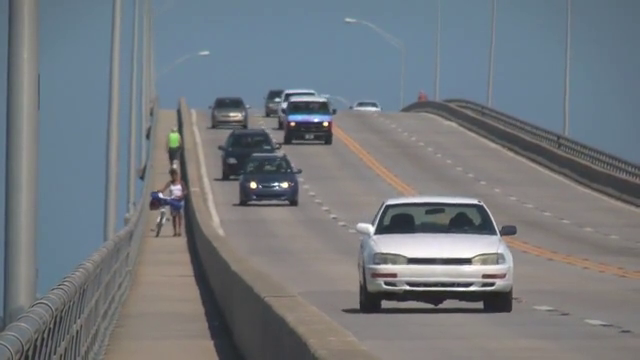
#> input picture frame 91 of video/slow_traffic_small.mp4, 640 x 360 px, given in place of TUD-Campus-raw.webm, which was not available
$ jupyter execute tp_flux_optic.ipynb   (text cells are left out)
#> lines starting #> are read from the running program, lines starting #| are printed output that depends on the picture; pictures that were not available may be replaced by others from this repository, and a replacement may not be noted
[cell 1]
import numpy as np
import cv2 as cv
from IPython.display import Video
import matplotlib.pyplot as plt

[cell 2]
#chargement de la vidéo source
cap = cv.VideoCapture("video/TUD-Campus-raw.webm")

ret, frame1 = cap.read()
#> frame1 is the input picture: shape (360, 640, 3); mean B, G, R 126.6, 121.2, 115.7

#frame precedant recuérer en niveau de gris
prvs = cv.cvtColor(frame1,cv.COLOR_BGR2GRAY)
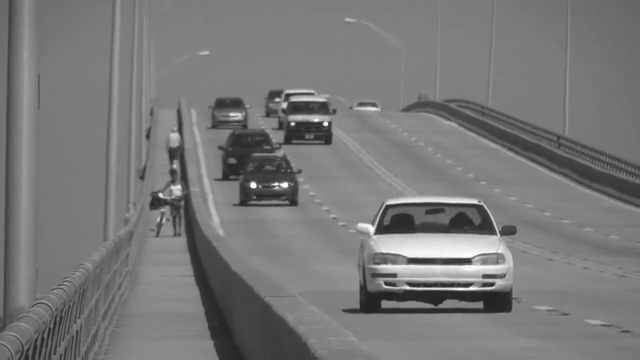
#> prvs: shape (360, 640); min 30, max 255, mean 120.1

hsv = np.zeros_like(frame1)
hsv[...,1] = 255

[cell 3]
#pour chaque frame, appliqué le calcul de flow
i=1
while(1):
    ret, frame2 = cap.read()
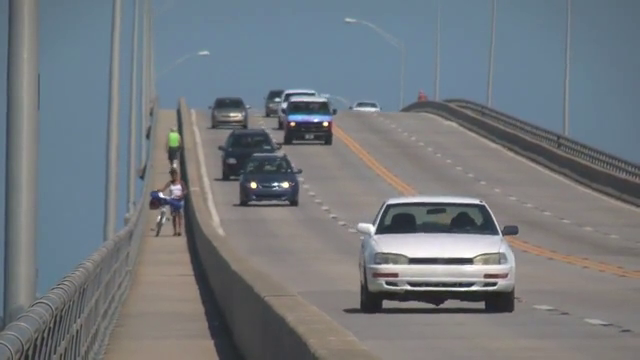
#> input picture frame 92 of video/slow_traffic_small.mp4, 640 x 360 px, given in place of TUD-Campus-raw.webm, which was not available
#> frame2 is the input picture: shape (360, 640, 3); mean B, G, R 126.3, 121.1, 115.4
    if ret==False: #s'il n'y aplus de frame, si la vidéo est a la fin, sortir de la boucle
        break
    next = cv.cvtColor(frame2,cv.COLOR_BGR2GRAY)


    #on calcul le flow à partir du frame précedant
    flow = cv.calcOpticalFlowFarneback(prvs,next, None, 0.5, 3, 10, 3,5, 0.5,0)

    #Recupération du vecteur de flow optique dense (l'angele et la magnetitude) avec la fonction cartToPolar()  d'OpenCV
    mag, ang = cv.cartToPolar(flow[...,0], flow[...,1])
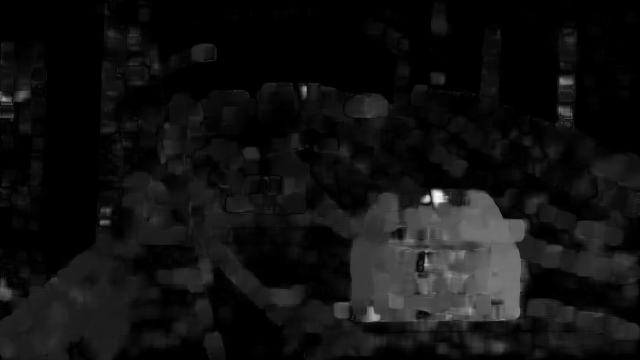
#> mag: shape (360, 640) float32; min 0, max 4.47, mean 0.308; drawn with min black and max white
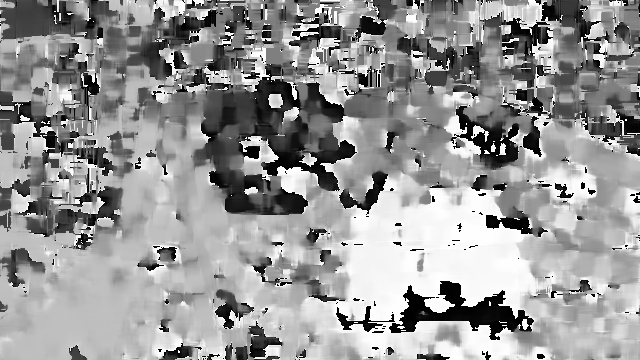
#> ang: shape (360, 640) float32; min 1.07e-14, max 6.28, mean 3.73; drawn with min black and max white

    hsv[...,0] = ang*180/np.pi/2
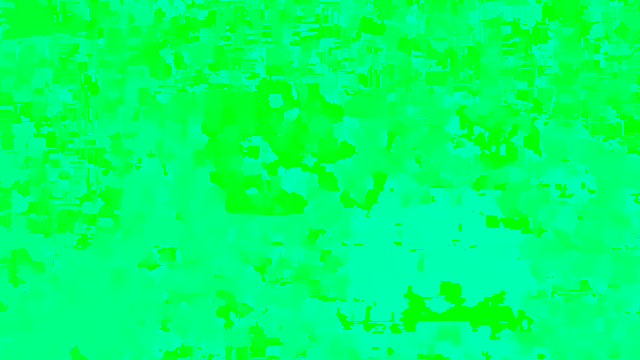
#> hsv: shape (360, 640, 3); mean of channels 0, 1, 2 106.4, 255, 0; drawn as B, G, R
    hsv[...,2] = cv.normalize(mag,None,0,255,cv.NORM_MINMAX)
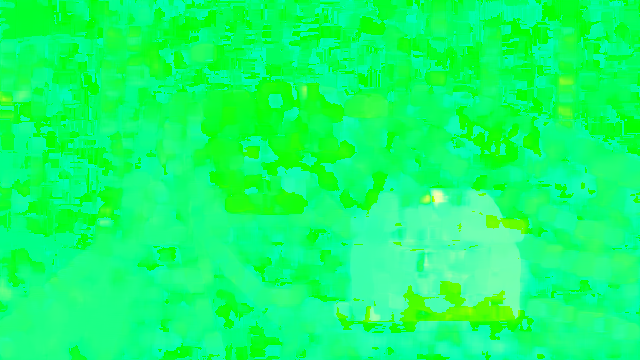
#> hsv: shape (360, 640, 3); mean of channels 0, 1, 2 106.4, 255, 17.2; drawn as B, G, R

    # Pour avoir les valeurs normalisées en nombre e ntier entre 0 et 255, nous convertissons les pixels de HSV à BGR
    bgr = cv.cvtColor(hsv,cv.COLOR_HSV2BGR)
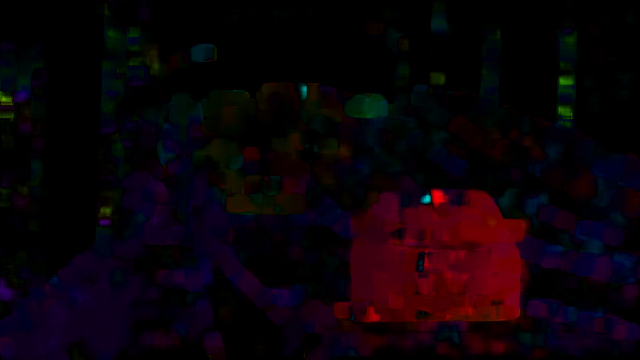
#> bgr: shape (360, 640, 3); mean B, G, R 8.4, 2.2, 11.4
    # récupréation

    numpy_horizontal = np.hstack((frame2, bgr))
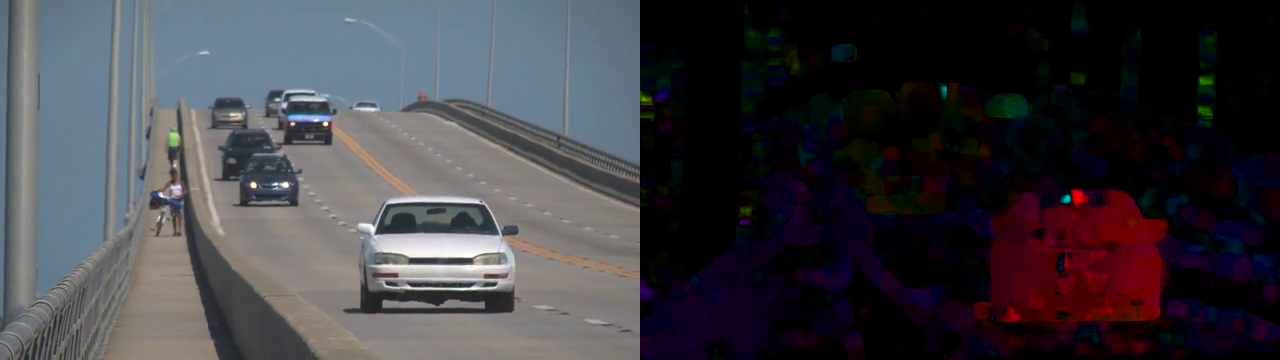
#> numpy_horizontal: shape (360, 1280, 3); mean B, G, R 67.3, 61.7, 63.4
    cv.resizeWindow('image', 120,100)
    cv.imshow('Image et ', numpy_horizontal)

    k = cv.waitKey(30) & 0xff
#> (key Esc is pressed here)

    if k == 27:
        break
    elif k == ord('s'): #nous pouvons sauvegarder le frame courant dans le reppertoir "images" en apuyant sur la lettre "s"
        cv.imwrite('images/'+ str(i)+'frame_courant.png',frame2)
        cv.imwrite('images/'+ str(i)+'flow_optic_correspondant.png',bgr)
    prvs = next

    #Visualisation des frames courrant et de son flow optique
    plt.figure(figsize=(10,10))
    plt.subplot(1,2,1)
    plt.imshow(frame2)
    plt.title("Frame " + str(i))
    plt.subplot(1,2,2)
    plt.imshow(bgr)
    plt.title("Flow optique dense "+ str(i))
    plt.show()
    i=i+1
#libération de la mémoire
cap.release()
cv.destroyAllWindows()

$ run again, starting later in the video
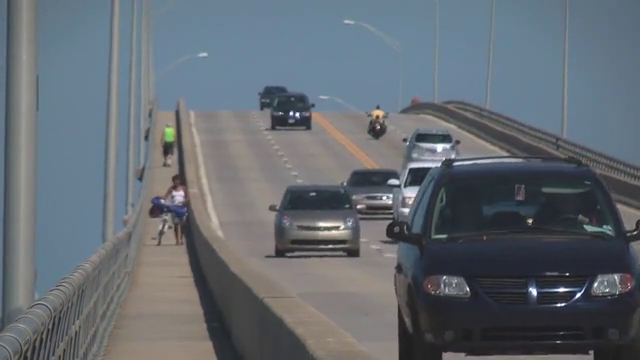
#> input picture frame 411 of video/slow_traffic_small.mp4, 640 x 360 px, given in place of TUD-Campus-raw.webm, which was not available
#> frame1 is the input picture: shape (360, 640, 3); mean B, G, R 113.8, 106.6, 99.3
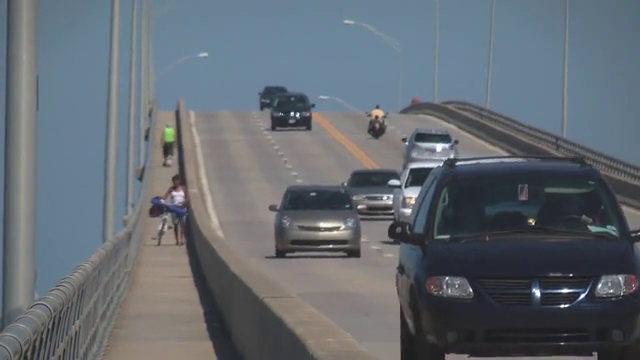
#> input picture frame 412 of video/slow_traffic_small.mp4, 640 x 360 px, given in place of TUD-Campus-raw.webm, which was not available
#> frame2 is the input picture: shape (360, 640, 3); mean B, G, R 113.7, 106.5, 99.2
#> `numpy_horizontal = np.hstack((frame2, bgr))`:
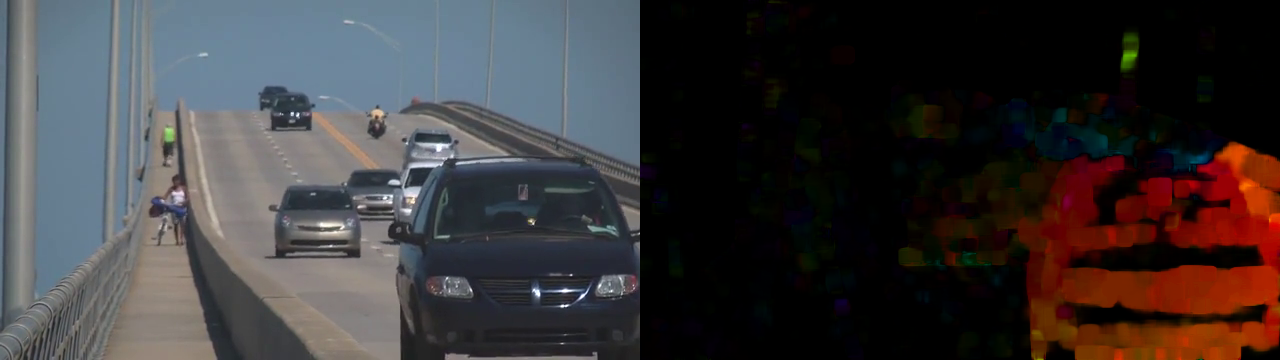
#> numpy_horizontal: shape (360, 1280, 3); mean B, G, R 57.6, 56.6, 61

$ run again, starting later in the video
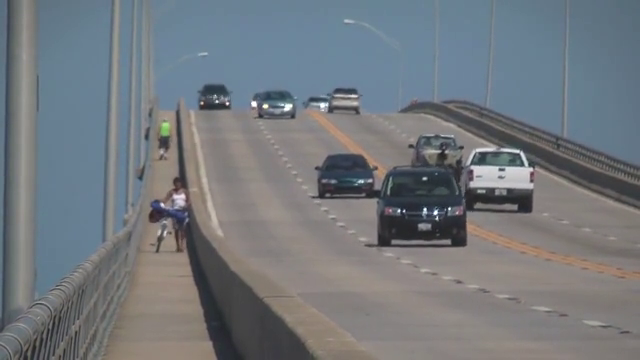
#> input picture frame 731 of video/slow_traffic_small.mp4, 640 x 360 px, given in place of TUD-Campus-raw.webm, which was not available
#> frame1 is the input picture: shape (360, 640, 3); mean B, G, R 125.5, 120.3, 115.1
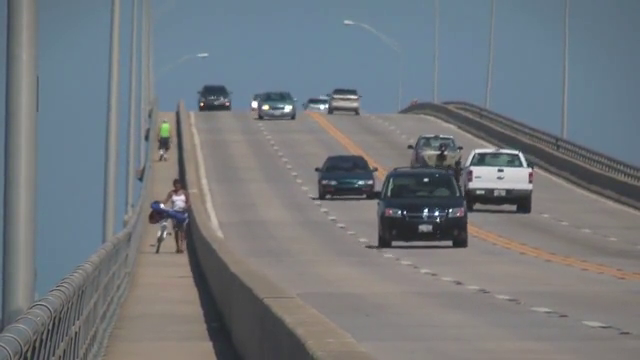
#> input picture frame 732 of video/slow_traffic_small.mp4, 640 x 360 px, given in place of TUD-Campus-raw.webm, which was not available
#> frame2 is the input picture: shape (360, 640, 3); mean B, G, R 125.3, 120.4, 114.9
#> `numpy_horizontal = np.hstack((frame2, bgr))`:
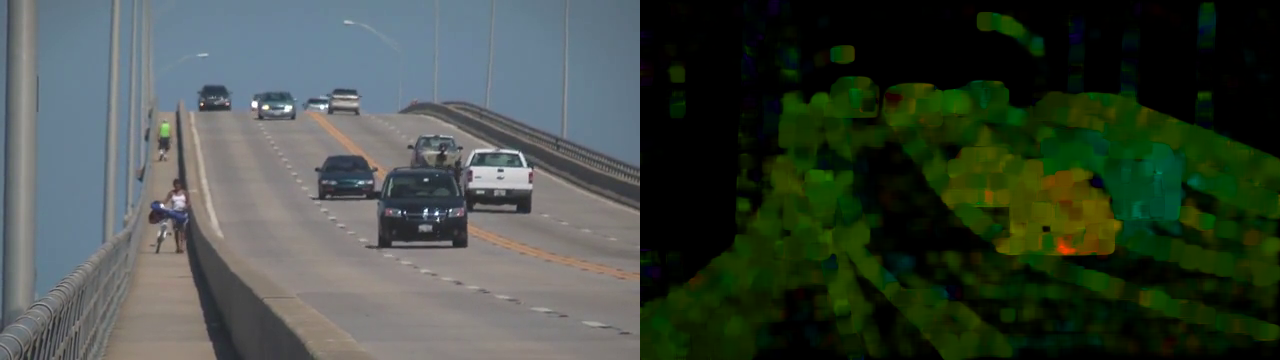
#> numpy_horizontal: shape (360, 1280, 3); mean B, G, R 63.5, 73.5, 63.1
